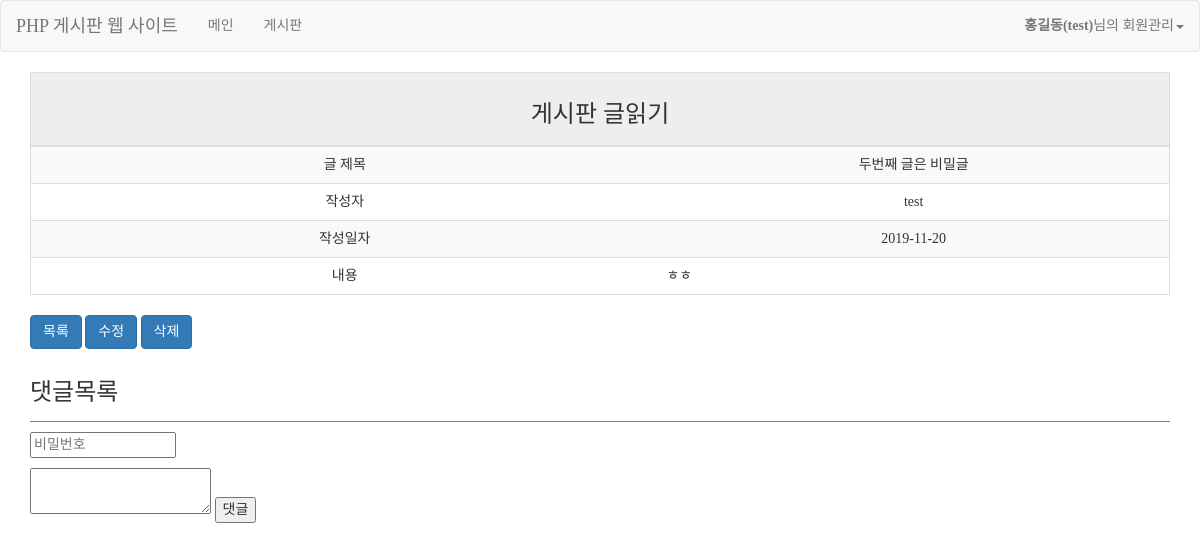
The app's page /gimal/read.php?idx=2 (signed in) with its own data.
### tables this page shows
CREATE TABLE `board` (
  `idx` int(11) NOT NULL,
  `name` varchar(100) NOT NULL,
  `pw` varchar(100) NOT NULL,
  `title` varchar(100) NOT NULL,
  `content` text NOT NULL,
  `date` date NOT NULL,
  `hit` int(11) NOT NULL,
  `lock_post` int(11) NOT NULL
);

### gimal/db/db_con.php (called while the page is built)
<?php
	$db_id="root";
	$db_pw="";
	$db_name="bbs";
	$db_domain="localhost";
	$db=mysqli_connect($db_domain,$db_id,$db_pw,$db_name);
	function mq($sql){
		global $db;
		return $db->query($sql);
	}
?>

### gimal/config.php (called while the page is built, shortened)
<?php
	if (isset($_SESSION["userid"])) {
		$userid = $_SESSION["userid"];
	}else{
		$userid = "";
	}if (isset($_SESSION["username"])){
		$username = $_SESSION["username"];
	}else{
		$username = "";
	}if (isset($_SESSION["role"])){
		$role = $_SESSION["role"];
	}else{
		$role = "";
	}
?>

### gimal/read.php (the view, shortened to what this page needs)
<?php
	include_once "./config.php";
	include "./db/db_con.php";
	$bno = $_GET['idx'];
	$sql = mq("select
				 *
			   from
				 board
			   where
				 idx='".$bno."'
			");
	$board = $sql->fetch_array();
?>
<!DOCTYPE html>
<html>
	<head>
		<?php include_once "./fragments/head.php";?>
	</head>
	<body>
		<nav class="navbar navbar-default">
			<?php include_once "./fragments/header.php";?>
		</nav>
		<div class="container">
			<div id="board_read">
				<table class="table table-striped" style="text-align: center; border: 1px solid #ddddda">
					<thead>
						<tr>
							<th colspan="2" style="background-color: #eeeeee; text-align: center;"><h3>게시판 글읽기</h3></th>
						</tr>
					</thead>
					<tbody>
						<tr>
							<td>글 제목</td>
							<td colspan="2"><?=$board['title']?></td>
						</tr>
						<tr>
							<td>작성자</td>
							<td colspan="2"><?=$board['name']?></td>
						</tr>
						<tr>
							<td>작성일자</td>
							<td colspan="2"><?=$board['date']?></td>
						</tr>
						<tr>
							<td>내용</td>
							<td colspan="2" style="min-height: 200px; text-align: left;"><?=$board['content']?></td>
						</tr>
					</tbody>
				</table>
				<a href="list.php" class="btn btn-primary">목록</a>
				<?php
					if($userid==$board['name'] || $role=="ADMIN"){
				?>
						<a href="update.php?idx=<?=$board['idx']?>" class="btn btn-primary">수정</a>
						<a href="delete.php?idx=<?=$board['idx']?>" class="btn btn-primary">삭제</a>
				<?php } ?>
			</div>
		</div>
		<div class="container">
			<div class="reply_view">
				<h3 style="padding:10px 0 15px 0; border-bottom: solid 1px gray;">댓글목록</h3>
				<div class="dat_ins">
					<input type="password" name="dat_pw" id="dat_pw" class="dat_pw" size="15" placeholder="비밀번호">
					<div style="margin-top:10px;">
						<textarea name="content" class="rep_con" id="rep_con"></textarea>
						<button id="rep_btn" class="rep_btn">댓글</button>
					</div>
				</div>
			</div>
		</div>
	</body>
</html>

### gimal/css/custom.css (style rules this page uses)
* { font-family : "Nanum Gothic"; }

### records on screen
board: title "두번째 글은 비밀글", name "test", date "2019-11-20", content "ㅎㅎ"

### other values on screen
$logged "홍길동(test)"
